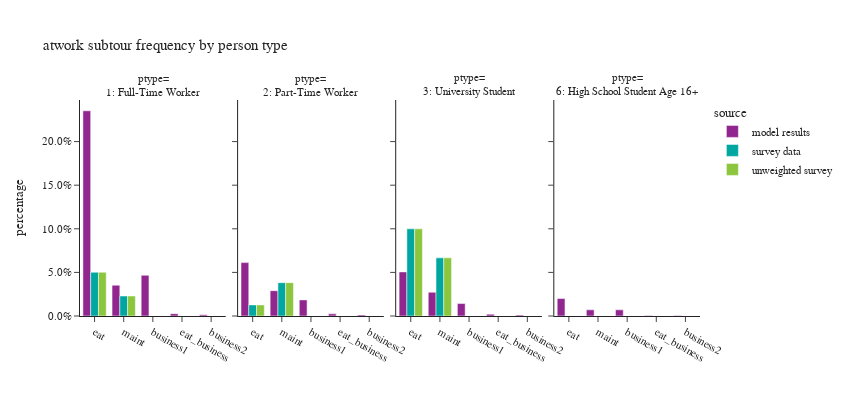

Notebook source saved alongside this figure:
### Code cell
plot_atwork_subtour(work_tour,'ptype_label',"person type","ptype")

### Figure 1 — Plotly figure (JSON) as saved in the notebook; plotly's stock layout.template omitted (floating-point values rounded to 4 significant figures)
{"data": [{"alignmentgroup": "True", "hovertemplate": "source=model results<br>ptype_label=1: Full-Time Worker<br>atwork_subtour_frequency=%{x}<br>percentage=%{y}<extra></extra>", "legendgroup": "model results", "marker": {"color": "#91268F", "pattern": {"shape": ""}}, "name": "model results", "offsetgroup": "model results", "orientation": "v", "showlegend": true, "textposition": "auto", "type": "bar", "x": ["business1", "business2", "eat", "eat_business", "maint"], "xaxis": "x", "y": [0.04663, 0.001395, 0.2353, 0.002665, 0.03526], "yaxis": "y"}, {"alignmentgroup": "True", "hovertemplate": "source=model results<br>ptype_label=2: Part-Time Worker<br>atwork_subtour_frequency=%{x}<br>percentage=%{y}<extra></extra>", "legendgroup": "model results", "marker": {"color": "#91268F", "pattern": {"shape": ""}}, "name": "model results", "offsetgroup": "model results", "orientation": "v", "showlegend": false, "textposition": "auto", "type": "bar", "x": ["business1", "business2", "eat", "eat_business", "maint"], "xaxis": "x2", "y": [0.01849, 0.001281, 0.06122, 0.002441, 0.02901], "yaxis": "y2"}, {"alignmentgroup": "True", "hovertemplate": "source=model results<br>ptype_label=3: University Student<br>atwork_subtour_frequency=%{x}<br>percentage=%{y}<extra></extra>", "legendgroup": "model results", "marker": {"color": "#91268F", "pattern": {"shape": ""}}, "name": "model results", "offsetgroup": "model results", "orientation": "v", "showlegend": false, "textposition": "auto", "type": "bar", "x": ["business1", "business2", "eat", "eat_business", "maint"], "xaxis": "x3", "y": [0.01427, 0.001022, 0.05058, 0.002044, 0.0272], "yaxis": "y3"}, {"alignmentgroup": "True", "hovertemplate": "source=model results<br>ptype_label=6: High School Student Age 16+<br>atwork_subtour_frequency=%{x}<br>percentage=%{y}<extra></extra>", "legendgroup": "model results", "marker": {"color": "#91268F", "pattern": {"shape": ""}}, "name": "model results", "offsetgroup": "model results", "orientation": "v", "showlegend": false, "textposition": "auto", "type": "bar", "x": ["business1", "business2", "eat", "eat_business", "maint"], "xaxis": "x4", "y": [0.007059, 0.0005882, 0.02, 0.0005882, 0.007059], "yaxis": "y4"}, {"alignmentgroup": "True", "hovertemplate": "source=survey data<br>ptype_label=1: Full-Time Worker<br>atwork_subtour_frequency=%{x}<br>percentage=%{y}<extra></extra>", "legendgroup": "survey data", "marker": {"color": "#00A7A0", "pattern": {"shape": ""}}, "name": "survey data", "offsetgroup": "survey data", "orientation": "v", "showlegend": true, "textposition": "auto", "type": "bar", "x": ["eat", "maint"], "xaxis": "x", "y": [0.05016, 0.0229], "yaxis": "y"}, {"alignmentgroup": "True", "hovertemplate": "source=survey data<br>ptype_label=2: Part-Time Worker<br>atwork_subtour_frequency=%{x}<br>percentage=%{y}<extra></extra>", "legendgroup": "survey data", "marker": {"color": "#00A7A0", "pattern": {"shape": ""}}, "name": "survey data", "offsetgroup": "survey data", "orientation": "v", "showlegend": false, "textposition": "auto", "type": "bar", "x": ["eat", "maint"], "xaxis": "x2", "y": [0.01274, 0.03822], "yaxis": "y2"}, {"alignmentgroup": "True", "hovertemplate": "source=survey data<br>ptype_label=3: University Student<br>atwork_subtour_frequency=%{x}<br>percentage=%{y}<extra></extra>", "legendgroup": "survey data", "marker": {"color": "#00A7A0", "pattern": {"shape": ""}}, "name": "survey data", "offsetgroup": "survey data", "orientation": "v", "showlegend": false, "textposition": "auto", "type": "bar", "x": ["eat", "maint"], "xaxis": "x3", "y": [0.1, 0.06667], "yaxis": "y3"}, {"alignmentgroup": "True", "hovertemplate": "source=unweighted survey<br>ptype_label=1: Full-Time Worker<br>atwork_subtour_frequency=%{x}<br>percentage=%{y}<extra></extra>", "legendgroup": "unweighted survey", "marker": {"color": "#8CC63E", "pattern": {"shape": ""}}, "name": "unweighted survey", "offsetgroup": "unweighted survey", "orientation": "v", "showlegend": true, "textposition": "auto", "type": "bar", "x": ["eat", "maint"], "xaxis": "x", "y": [0.05016, 0.0229], "yaxis": "y"}, {"alignmentgroup": "True", "hovertemplate": "source=unweighted survey<br>ptype_label=2: Part-Time Worker<br>atwork_subtour_frequency=%{x}<br>percentage=%{y}<extra></extra>", "legendgroup": "unweighted survey", "marker": {"color": "#8CC63E", "pattern": {"shape": ""}}, "name": "unweighted survey", "offsetgroup": "unweighted survey", "orientation": "v", "showlegend": false, "textposition": "auto", "type": "bar", "x": ["eat", "maint"], "xaxis": "x2", "y": [0.01274, 0.03822], "yaxis": "y2"}, {"alignmentgroup": "True", "hovertemplate": "source=unweighted survey<br>ptype_label=3: University Student<br>atwork_subtour_frequency=%{x}<br>percentage=%{y}<extra></extra>", "legendgroup": "unweighted survey", "marker": {"color": "#8CC63E", "pattern": {"shape": ""}}, "name": "unweighted survey", "offsetgroup": "unweighted survey", "orientation": "v", "showlegend": false, "textposition": "auto", "type": "bar", "x": ["eat", "maint"], "xaxis": "x3", "y": [0.1, 0.06667], "yaxis": "y3"}], "layout": {"annotations": [{"font": {}, "showarrow": false, "text": "ptype=<br>1: Full-Time Worker", "x": 0.1175, "xanchor": "center", "xref": "paper", "y": 1.0, "yanchor": "bottom", "yref": "paper"}, {"font": {}, "showarrow": false, "text": "ptype=<br>2: Part-Time Worker", "x": 0.3725, "xanchor": "center", "xref": "paper", "y": 1.0, "yanchor": "bottom", "yref": "paper"}, {"font": {}, "showarrow": false, "text": "ptype=<br>3: University Student", "x": 0.6275, "xanchor": "center", "xref": "paper", "y": 1.0, "yanchor": "bottom", "yref": "paper"}, {"font": {}, "showarrow": false, "text": "ptype=<br>6: High School Student Age 16+", "x": 0.8825, "xanchor": "center", "xref": "paper", "y": 1.0, "yanchor": "bottom", "yref": "paper"}], "barmode": "group", "height": 400, "legend": {"title": {"text": "source"}, "tracegroupgap": 0}, "title": {"text": "atwork subtour frequency by person type"}, "width": 850, "xaxis": {"anchor": "y", "categoryarray": ["eat", "maint", "business1", "eat_business", "business2"], "categoryorder": "array", "domain": [0.0, 0.235], "title": {"text": ""}}, "xaxis2": {"anchor": "y2", "categoryarray": ["eat", "maint", "business1", "eat_business", "business2"], "categoryorder": "array", "domain": [0.255, 0.49], "matches": "x", "title": {"text": ""}}, "xaxis3": {"anchor": "y3", "categoryarray": ["eat", "maint", "business1", "eat_business", "business2"], "categoryorder": "array", "domain": [0.51, 0.745], "matches": "x", "title": {"text": ""}}, "xaxis4": {"anchor": "y4", "categoryarray": ["eat", "maint", "business1", "eat_business", "business2"], "categoryorder": "array", "domain": [0.765, 1.0], "matches": "x", "title": {"text": ""}}, "yaxis": {"anchor": "x", "domain": [0.0, 1.0], "tickformat": ".1%", "title": {"text": "percentage"}}, "yaxis2": {"anchor": "x2", "domain": [0.0, 1.0], "matches": "y", "showticklabels": false}, "yaxis3": {"anchor": "x3", "domain": [0.0, 1.0], "matches": "y", "showticklabels": false}, "yaxis4": {"anchor": "x4", "domain": [0.0, 1.0], "matches": "y", "showticklabels": false}}}
